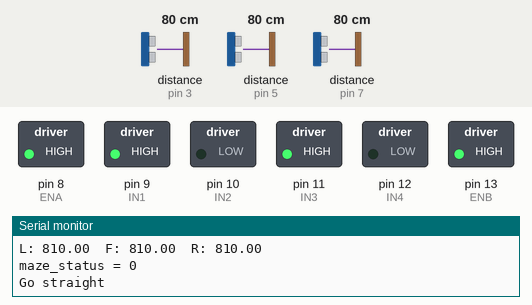
Recording of a sketch running on a simulated Arduino Uno, built with avr-gcc and run on an emulated ATmega328P. On the bench: switched loads named in the sketch (green lamp = pin HIGH), the last lines printed to the serial monitor. Inputs (shaded band) come from the test bench; at power-on: distance to the obstacle (sensors on pin 5, pin 7, pin 3) 80 cm. The echo pulse lasts 58.3 µs per cm.

Above: at 1.2 s.
1.3 s: distance to the obstacle (sensor on pin 5) set to 84 cm
2.8 s: distance to the obstacle (sensor on pin 5) set to 93 cm
At 4.0 s:
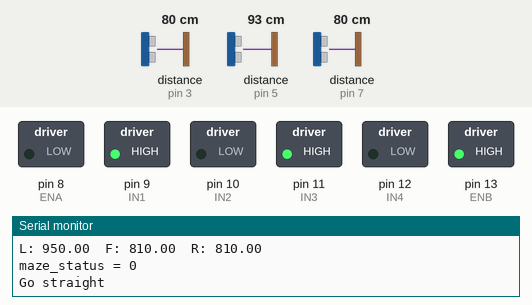
4.3 s: distance to the obstacle (sensor on pin 7) set to 91 cm
At 5.2 s:
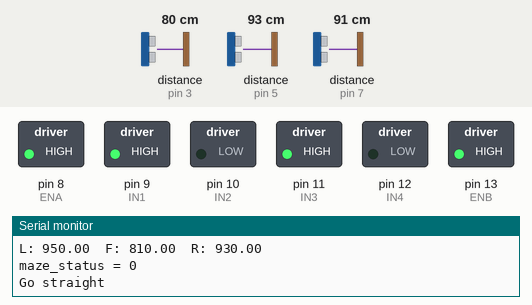
5.8 s: distance to the obstacle (sensor on pin 5) set to 18 cm
At 7.0 s:
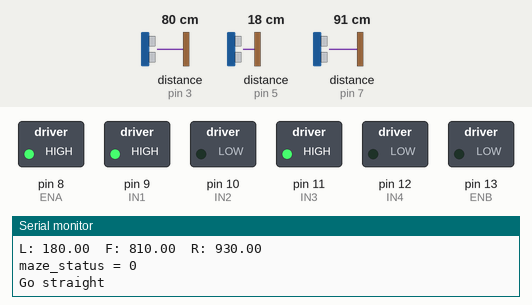
7.3 s: distance to the obstacle (sensor on pin 3) set to 17 cm
8.8 s: distance to the obstacle (sensor on pin 3) set to 14 cm
At 9.4 s:
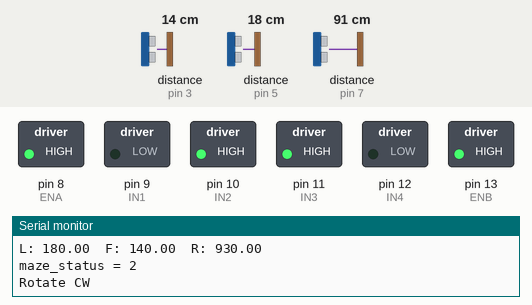
Timing chart, 0 to 11.3 s (numbered marks = the images above; inputs shaded):
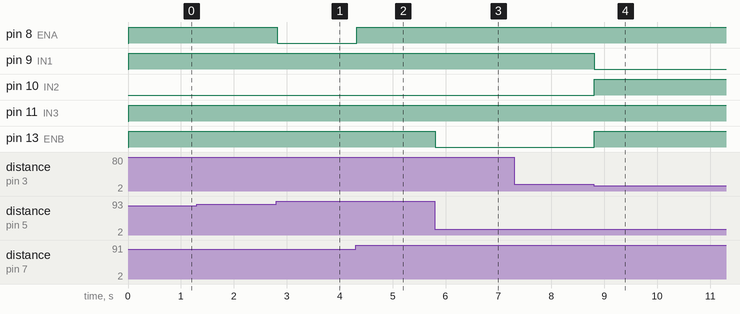

Measured:
- the behaviour switches between 87 and 88 cm on distance to the obstacle (sensor on pin 5) (found by bisection; images 0 and 1)
- the behaviour switches between 86 and 87 cm on distance to the obstacle (sensor on pin 7) (found by bisection; images 1 and 2)
- the behaviour switches between 16 and 15 cm on distance to the obstacle (sensor on pin 3) (found by bisection; images 3 and 4)
- after the input at 2.8 s, pin 8 (ENA): HIGH → LOW at once
- after the input at 4.3 s, pin 8 (ENA): LOW → HIGH at once
- after the input at 5.8 s, pin 13 (ENB): HIGH → LOW at once
- after the input at 8.8 s, pin 9 (IN1): HIGH → LOW at once; pin 10 (IN2), pin 13 (ENB): LOW → HIGH at once

The sketch:

maze3-last.ino
```cpp
#include <NewPing.h>

#define SONAR_NUM 3      // Number of sensors.
#define MAX_DISTANCE 300 // Maximum distance (in cm) to ping.
#define WALL_GAP_DISTANCE 400 // mm
#define WALL_GAP_DISTANCE_HALF 240 // mm
#define MOTOR_PWM_OFFSET 10
#define MOTOR_SPEED 150
#define Front 0
#define Left  1
#define Right 2

#define TRIG1 2  //  1번 초음파 센서 Trig 핀 번호
#define ECHO1 3  //  1번 초음파 센서 Echo 핀 번호

#define TRIG2 4  //  2번 초음파 센서 Trig 핀 번호
#define ECHO2 5  //  2번 초음파 센서 Echo 핀 번호

#define TRIG3 6  //  3번 초음파 센서 Trig 핀 번호
#define ECHO3 7  //  3번 초음파 센서 Echo 핀 번호

NewPing sonar[SONAR_NUM] = {   // Sensor object array.
  NewPing(TRIG1, ECHO1, MAX_DISTANCE), // Each sensor's trigger pin, echo pin, and max distance to ping.
  NewPing(TRIG2, ECHO2, MAX_DISTANCE),
  NewPing(TRIG3, ECHO3, MAX_DISTANCE)
};

float front_sonar, left_sonar, right_sonar = 0.0;

///////////////L298/////////////////
#define ENA 8
#define IN1 9
#define IN2 10
#define IN3 11
#define IN4 12
#define ENB 13

////////////////////// Maze Status ////////////////////
int maze_status = 0;


void setup() {
  pinMode(ENA, OUTPUT);
  pinMode(IN1, OUTPUT);
  pinMode(IN2, OUTPUT);

  pinMode(IN3, OUTPUT);
  pinMode(IN4, OUTPUT);
  pinMode(ENB, OUTPUT);

  Serial.begin(115200); // 통신 속도를 115200으로 정의
}
void motor_A_control(int direction_a, int motor_speed_a) {  //모터 A의 방향(direction)과 속도(speed)제어

  if (direction_a == LOW) {
    digitalWrite(IN1, HIGH);  // 모터의 방향 제어
    digitalWrite(IN2, LOW);   //
    analogWrite(ENA, motor_speed_a);  // 모터의 속도 제어
  }

  else {
    digitalWrite(IN1, LOW);
    digitalWrite(IN2, HIGH);
    analogWrite(ENA, motor_speed_a);
  }

}

void motor_B_control(int direction_b, int motor_speed_b) {  //모터 B의 방향(direction)과 속도(speed)제어

  if (direction_b == LOW) {
    digitalWrite(IN3, HIGH);   // 모터의 방향 제어
    digitalWrite(IN4, LOW);
    analogWrite(ENB, motor_speed_b);  // 모터의 속도 제어
  }

  else {
    digitalWrite(IN3, LOW);
    digitalWrite(IN4, HIGH);
    analogWrite(ENB, motor_speed_b);
  }

}

void check_maze_status(void) {
  if ((left_sonar >= 0) && (left_sonar <= WALL_GAP_DISTANCE_HALF) && (right_sonar >= 0) && (right_sonar <= WALL_GAP_DISTANCE_HALF) && (front_sonar >= 0) && (front_sonar <= 151)) { // 세 면이 다 막힌 경우
    maze_status = 4;
    Serial.println("maze_status = 4");
  }
  else if ((left_sonar >= 0) && (left_sonar <= WALL_GAP_DISTANCE_HALF) && (right_sonar >= 0) && (right_sonar <= WALL_GAP_DISTANCE_HALF) && (front_sonar >= 150)) {
    maze_status = 1;
    Serial.println("maze_status = 1");
  }
  else if ((left_sonar >= 0) && (left_sonar <= WALL_GAP_DISTANCE_HALF) && (front_sonar >= 0) && (front_sonar <= 150)) {
    maze_status = 2;
    Serial.println("maze_status = 2");
  }
  else if ((right_sonar >= 0) && (right_sonar <= WALL_GAP_DISTANCE_HALF) && (front_sonar >= 0) && (front_sonar <= 152)) {
    maze_status = 3;
    Serial.println("maze_status = 3");
  }
  else {
    maze_status = 0;
    Serial.println("maze_status = 0");
  }
}
// 먼저 left_pwm = 0; right_pwm = 100; 으로 해서 왼쪽 오른쪽 방향 찾기

void wall_collision_avoid (int base_speed) {
  float error = 0.0;    // 스티어 민감도 함수 초기화
  float Kp = 0.52;       // 모터 속도 민감도  .45, .9, .1 , .25, .6(가장 심각함..), .35(인식을 하나, 개미 몸통 정도로 가까워야함..), .55(약간 과함)
  int pwm_control = 0;  // PWM 제어 초기화
  int right_pwm = 0;    // 오른쪽 모터 속도 초기화
  int left_pwm = 0;     // 왼쪽 모터 속도 초기화

  error = (right_sonar - left_sonar); // 벽면 간의 거리
  error = Kp * error;   // 스티어 양 조절

  if (error >= 40) error = 90;  // 과도한 스티어링 방지 감지 숫자 10씩 늘렸음
  if (error <= -40) error = -90;//65and55, 75and 65, 70and 60

  right_pwm = (MOTOR_SPEED + error)*1.5;  // 오른쪽 바퀴 회전수 조절
  left_pwm = (MOTOR_SPEED - error);   // 왼쪽 바퀴 회전수 조절

  if (right_pwm <= 0) right_pwm = 0;
  if (left_pwm <= 0) left_pwm = 0;

  if (right_pwm >= 255) right_pwm = 255;
  if (left_pwm >= 255) left_pwm = 255;

  motor_A_control(LOW, right_pwm);
  motor_B_control(LOW, left_pwm);
}

void loop() {
  front_sonar = sonar[Front].ping_cm() * 10; // 전방 센서 측정
  left_sonar = sonar[Left].ping_cm() * 10;  // 좌측 센서 측정
  right_sonar = sonar[Right].ping_cm() * 10; // 우측 센서 측정

  if (front_sonar == 0.0)  front_sonar = MAX_DISTANCE;
  if (left_sonar == 0.0)  left_sonar = MAX_DISTANCE;
  if (right_sonar == 0.0)  right_sonar = MAX_DISTANCE;

  Serial.print("L: "); Serial.print(left_sonar);   Serial.print("  ");
  Serial.print("F: "); Serial.print(front_sonar);  Serial.print("  ");
  Serial.print("R: "); Serial.println(right_sonar);

  check_maze_status();

  if(maze_status == 4){
     // 180도 반시계 방향으로 회전
    Serial.println("Rotate CCW");
    motor_A_control(LOW, 150); // 오른쪽 전진
    motor_B_control(HIGH, 150);  // 왼쪽 후진
    delay(800);//750, 850,900,950
    motor_A_control(LOW, 0); // 오른쪽 전진
    motor_B_control(HIGH, 0);  // 왼쪽 후진

  }
  else if(maze_status == 1){
    // 직진
    Serial.println("Go straight");
    wall_collision_avoid(MOTOR_SPEED);
  }
  else if(maze_status == 3){
    // 90도 반시계 방향으로 회전
    Serial.println("Rotate CCW");
    motor_A_control(LOW, 150); // 오른쪽 전진
    motor_B_control(HIGH, 150);  // 왼쪽 후진
    delay(500);
  }
  else if(maze_status == 2){// 왼쪽 후진
    // 90도 시계 방향으로 회전
    Serial.println("Rotate CW");
    motor_A_control(HIGH, 150); // 오른쪽 전진
    motor_B_control(LOW, 150);  // 왼쪽 후진
    delay(450);
  }

  else {
    // 직진
    Serial.println("Go straight");
    wall_collision_avoid(MOTOR_SPEED);
  }
}
```
